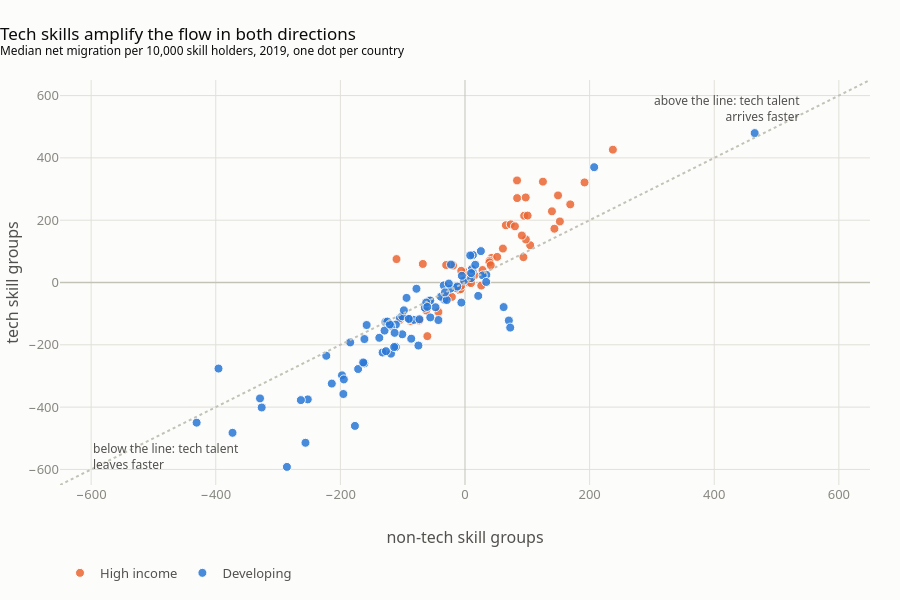

Source (notebook cell):
### Code cell
fig = go.Figure()
lim = 650
fig.add_shape(type="line", x0=-lim, y0=-lim, x1=lim, y1=lim, line=dict(color=AXIS, dash="dot"))
for dev, color, label in [(False, SERIES[1], "High income"), (True, SERIES[0], "Developing")]:
    d = pair[pair.developing == dev]
    fig.add_trace(go.Scatter(x=d.non_tech, y=d.tech, mode="markers", name=label, text=d.country_name,
                             marker=dict(color=color, size=9, opacity=0.85, line=dict(color="white", width=1)),
                             hovertemplate="<b>%{text}</b><br>non-tech %{x:.0f} · tech %{y:.0f}<extra></extra>"))
fig.add_annotation(x=-480, y=-560, text="below the line: tech talent<br>leaves faster", showarrow=False,
                   font=dict(color=INK2, size=12), align="left")
fig.add_annotation(x=420, y=560, text="above the line: tech talent<br>arrives faster", showarrow=False,
                   font=dict(color=INK2, size=12), align="right")
fig.update_layout(title="Tech skills amplify the flow in both directions<br><sup>Median net migration per 10,000 "
                        "skill holders, 2019, one dot per country</sup>",
                  xaxis=dict(title="non-tech skill groups", range=[-lim, lim], zeroline=True),
                  yaxis=dict(title="tech skill groups", range=[-lim, lim], zeroline=True),
                  height=600)
save(fig, "03_tech_vs_nontech")

### Figure 1 — Plotly figure (JSON) as saved in the notebook; plotly's stock layout.template omitted (floating-point values rounded to 4 significant figures)
{"data": [{"hovertemplate": "<b>%{text}</b><br>non-tech %{x:.0f} · tech %{y:.0f}<extra></extra>", "marker": {"color": "#eb6834", "line": {"color": "white", "width": 1}, "opacity": 0.85, "size": 9}, "mode": "markers", "name": "High income", "text": ["United Arab Emirates", "Argentina", "Austria", "Australia", "Belgium", "Bahrain", "Bahamas, The", "Canada", "Switzerland", "Chile", "Cyprus", "Czech Republic", "Germany", "Denmark", "Estonia", "Spain", "Finland", "France", "United Kingdom", "Greece", "Hong Kong SAR, China", "Croatia", "Hungary", "Ireland", "Israel", "Iceland", "Italy", "Japan", "Korea, Rep.", "Kuwait", "Lithuania", "Luxembourg", "Latvia", "Malta", "Netherlands", "Norway", "New Zealand", "Oman", "Panama", "Poland", "Puerto Rico", "Portugal", "Qatar", "Saudi Arabia", "Sweden", "Singapore", "Slovenia", "Slovak Republic", "Trinidad and Tobago", "Taiwan, China", "United States", "Uruguay"], "type": "scatter", "x": [83.54, -87.09, 139.5, 65.59, 42.66, -67.69, -9.595, 94.99, 168.9, 104.5, 149.3, 51.73, 191.8, 28.09, 237.3, 93.8, 39.35, 39.29, 0.17, -42.65, -6.01, -73.39, -28.04, 100.5, 26.09, -2.61, -21.08, 125.1, -6.925, 83.7, 41.31, 557.8, 7.445, 152.3, 73.49, 60.86, 97.66, -109.9, 5.435, 15.16, -60.4, 143.5, 97.45, -19.2, 91.28, 80.13, -6.12, 9.6, -104.8, -62.06, 6.125, -30.17], "y": [327.6, -123.5, 228.4, 183.7, 78.91, 59.55, -23.87, 214.3, 250.8, 119.8, 279.5, 82.2, 321.2, 39.92, 426.4, 81.33, 69.41, 64.63, 32.55, -94.69, 37.49, -121.9, -42.4, 214.7, -9.86, -1.86, -46.28, 323.8, -21.23, 271.0, 55.48, 756.4, 18.21, 195.9, 186.7, 108.9, 138.2, 75.18, 0.0, 23.62, -172.2, 172.6, 273.0, 54.3, 150.8, 180.3, -10.21, -1.855, -120.1, -89.92, 24.81, 56.17]}, {"hovertemplate": "<b>%{text}</b><br>non-tech %{x:.0f} · tech %{y:.0f}<extra></extra>", "marker": {"color": "#2a78d6", "line": {"color": "white", "width": 1}, "opacity": 0.85, "size": 9}, "mode": "markers", "name": "Developing", "text": ["Afghanistan", "Albania", "Armenia", "Angola", "Azerbaijan", "Bosnia and Herzegovina", "Bangladesh", "Burkina Faso", "Bulgaria", "Benin", "Bolivia", "Brazil", "Botswana", "Belarus", "Congo, Dem. Rep.", "Cote d'Ivoire", "Cameroon", "China", "Colombia", "Costa Rica", "Cuba", "Dominican Republic", "Algeria", "Ecuador", "Egypt, Arab Rep.", "Ethiopia", "Fiji", "Gabon", "Georgia", "Ghana", "Guatemala", "Honduras", "Haiti", "Indonesia", "India", "Iraq", "Iran, Islamic Rep.", "Jamaica", "Jordan", "Kenya", "Cambodia", "Kazakhstan", "Lebanon", "Sri Lanka", "Libya", "Morocco", "Moldova", "Madagascar", "Macedonia, FYR", "Mali", "Myanmar", "Mongolia", "Mauritius", "Malawi", "Mexico", "Malaysia", "Mozambique", "Namibia", "Nigeria", "Nicaragua", "Nepal", "Peru", "Papua New Guinea", "Philippines", "Pakistan", "West Bank and Gaza", "Paraguay", "Romania", "Serbia", "Rwanda", "Sudan", "Senegal", "El Salvador", "Syrian Arab Republic", "Togo", "Thailand", "Tunisia", "Turkey", "Tanzania", "Ukraine", "Uganda", "Uzbekistan", "Venezuela, RB", "Vietnam", "Yemen, Rep.", "South Africa", "Zambia", "Zimbabwe"], "type": "scatter", "x": [-326.3, -256.0, -157.9, 12.68, -171.5, -197.4, -111.0, -64.48, -1.625, -161.4, -88.03, -82.3, -14.86, -127.7, 8.4, 21.25, -195.2, -34.11, -57.4, -33.31, -496.0, -104.3, -252.3, -23.56, -74.78, -42.73, -100.6, 207.3, 464.9, -100.7, -55.72, -98.07, -329.0, 9.87, -132.2, 12.39, -263.5, -184.2, -118.8, -12.52, -25.92, -113.7, -213.8, -194.5, 34.25, -285.8, -430.7, -86.28, -161.6, 25.48, 61.98, -93.81, -38.71, -5.04, -47.32, -62.2, 11.09, -29.34, -137.5, -395.6, -176.7, -32.18, 28.42, -110.9, -126.9, -222.6, 9.955, -73.09, -118.5, 34.03, -373.1, 70.38, -90.28, -326.2, -124.7, -22.52, -381.9, -113.0, -77.89, -129.1, -60.54, 72.56, -1289.0, -5.85, -55.7, -120.6, 16.45, -163.4], "y": [-401.2, -514.5, -136.5, 88.41, -277.7, -298.0, -207.2, -81.22, 6.55, -181.5, -117.1, -120.0, -17.25, -126.8, 86.85, -42.96, -357.9, -9.26, -58.13, -54.84, -1156.0, -113.8, -375.2, -19.73, -202.4, -120.5, -166.3, 370.1, 479.6, -108.4, -58.09, -89.35, -372.1, 14.03, -224.7, 38.14, -377.5, -192.3, -228.5, -12.89, -3.405, -207.1, -324.5, -311.2, 24.66, -591.9, -449.9, -180.4, -259.6, 100.7, -78.94, -49.42, -45.85, 21.6, -79.43, -64.26, 43.44, -56.28, -177.5, -276.3, -460.3, -31.83, 22.81, -135.2, -220.5, -235.2, 30.12, -118.0, -139.4, 1.725, -482.5, -122.0, -117.0, -862.8, -125.4, 57.64, -896.7, -161.6, -20.1, -154.4, -78.3, -144.8, -1716.0, -64.53, -112.1, -134.8, 56.83, -256.6]}], "layout": {"annotations": [{"align": "left", "font": {"color": "#52514e", "size": 12}, "showarrow": false, "text": "below the line: tech talent<br>leaves faster", "x": -480, "y": -560}, {"align": "right", "font": {"color": "#52514e", "size": 12}, "showarrow": false, "text": "above the line: tech talent<br>arrives faster", "x": 420, "y": 560}], "height": 600, "shapes": [{"line": {"color": "#c3c2b7", "dash": "dot"}, "type": "line", "x0": -650, "x1": 650, "y0": -650, "y1": 650}], "title": {"text": "Tech skills amplify the flow in both directions<br><sup>Median net migration per 10,000 skill holders, 2019, one dot per country</sup>"}, "xaxis": {"range": [-650, 650], "title": {"text": "non-tech skill groups"}, "zeroline": true}, "yaxis": {"range": [-650, 650], "title": {"text": "tech skill groups"}, "zeroline": true}}}
